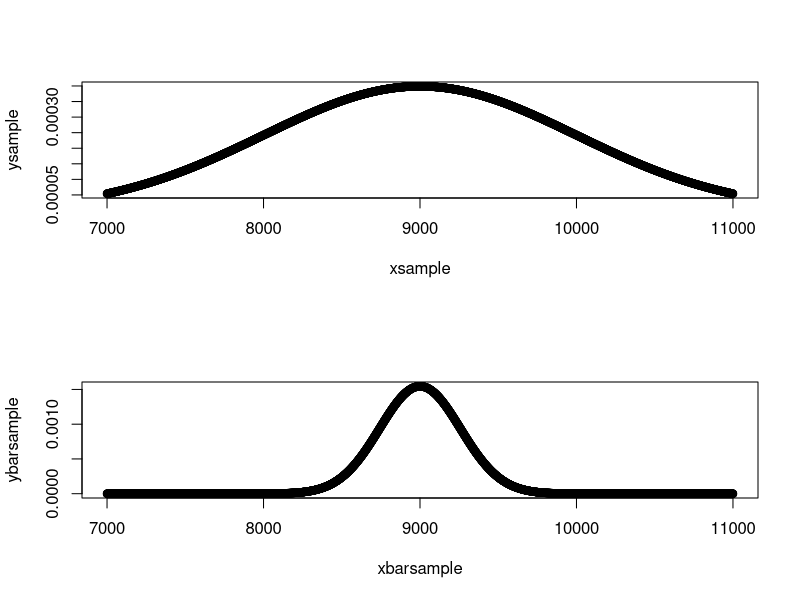

Write R code to recreate this figure.
## ---- chunk 1

xbar <- 30.69

sd <- 4.31

n <- 36

se <- sd/sqrt(n)

z <- (32 - xbar)/se

z

## ---- chunk 2

pvalue <- 1 - (pnorm(z) - pnorm(-z))

pvalue

## ---- chunk 3

interval <- c(xbar - z*se, xbar + z*se)

interval

## ---- chunk 4
z <- qnorm(0.95)
xbar <- 118.2
sd <- 6.5
n <- 36
se <- sd/sqrt(n)
interval <- c(xbar-z*se, xbar+z*se)
interval

## ---- chunk 5
z <- (100-xbar)/se


## ---- chunk 6
pvalue <- 1-(pnorm(-z)-pnorm(z))

pvalue

## ---- chunk 7
1 - pnorm(10500,mean=9000,sd=1000)
## ---- chunk 8
se <- 1000/sqrt(15)
se

## ---- chunk 9
1-pnorm(10500,mean=9000,sd=258)

## ---- chunk 10
par(mfrow = c(2, 1))

xsample <- 7000:11000
ysample <- dnorm(xsample,mean=9000,sd=1000)

xbarsample <- 7000:11000
ybarsample <- dnorm(xbarsample,mean=9000,sd=se)

plot(xsample,ysample)
plot(xbarsample, ybarsample)

## ---- chunk 11

samplemean <- mean(c(128,147))

samplemean

## ---- chunk 12

se <- 17/sqrt(35)
interval <- c(134-1.96*se, 134+1.96*se)

interval

## ---- chunk 13
z <- 1.96

se <- 39/sqrt(64)

interval <- c(137.5-z*se, 137.5+z*se)

interval

## ---- chunk 14

z <- qnorm(1-0.005)

se <- 39/sqrt(64)

interval <- c(137.5-z*se, 137.5+z*se)

interval

